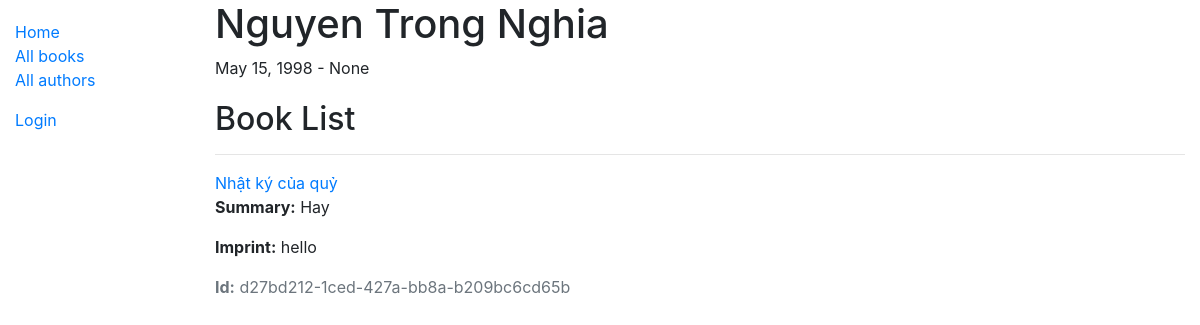
Page /catalog/author/2 on the earlier database version.
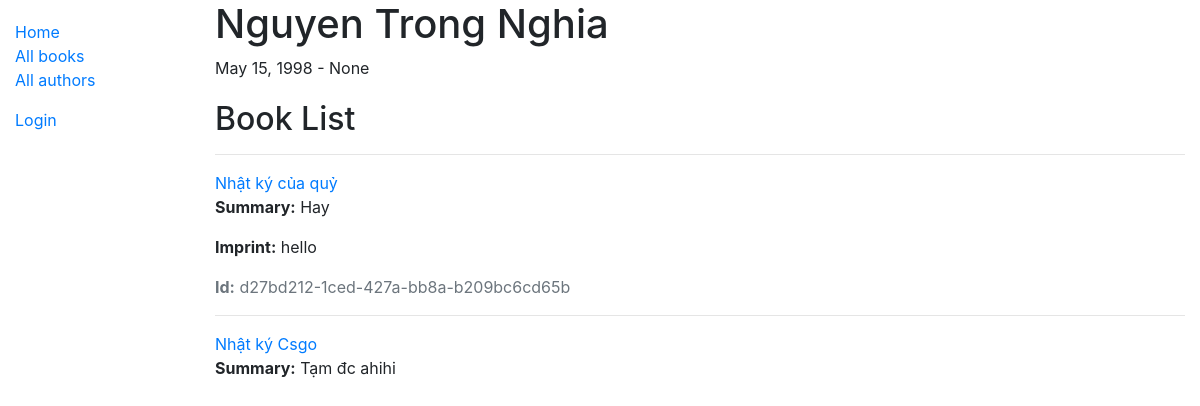
Same page on the later database version.
### catalog/models.py (models this page shows, shortened)
class Book(models.Model):
    title = models.CharField(max_length=200)
    author = models.ForeignKey('Author', on_delete=models.SET_NULL, null=True)
    summary = models.TextField(max_length=1000, help_text="Enter a brief description of the book")
    isbn = models.CharField('ISBN', max_length=13,
                            help_text='13 Character <a href="https://www.isbn-international.org/content/what-isbn'
                                      '">ISBN number</a>')
    genre = models.ManyToManyField(Genre, help_text="Select a genre for this book")
    language = models.ForeignKey('Language', on_delete=models.SET_NULL, null=True)
    def display_genre(self):
        """Creates a string for the Genre. This is required to display genre in Admin."""
        return ', '.join([genre.name for genre in self.genre.all()[:3]])
    display_genre.short_description = 'Genre'
    def get_absolute_url(self):
        return reverse('book-detail', args=[str(self.id)])

class BookInstance(models.Model):
    id = models.UUIDField(primary_key=True, default=uuid.uuid4,
                          help_text="Unique ID for this particular book across whole library")
    book = models.ForeignKey('Book', on_delete=models.SET_NULL, null=True)
    imprint = models.CharField(max_length=200)
    due_back = models.DateField(null=True, blank=True)
    borrower = models.ForeignKey(User, on_delete=models.SET_NULL, null=True, blank=True)
    LOAN_STATUS = (
        ('d', 'Maintenance'),
        ('o', 'On loan'),
        ('a', 'Available'),
        ('r', 'Reserved'),
    )
    status = models.CharField(
        max_length=1,
        choices=LOAN_STATUS,
        blank=True,
        default='d',
        help_text='Book availability')
    class Meta:
        ordering = ['due_back']
        permissions = (("can_mark_returned", "Set book as returned"),)
    borrower = models.ForeignKey(User, on_delete=models.SET_NULL, null=True, blank=True)

### catalog/views.py (the view, shortened to what this page needs)
# urls.py: path('author/<int:pk>', views.AuthorDetailView.as_view(), name='author-detail'),
class AuthorDetailView(generic.DetailView):
    model = Author

### catalog/templates/catalog/author_detail.html (shortened to what this page needs)
{% extends "base_generic.html" %}
{% block content %}
  <h1> {{ author.last_name}} {{ author.first_name}}</h1>
  <p>{{ author.date_of_birth}} - {{ author.date_of_death}}</p>
    <h2>Book List</h2>
    {% for book in author.book_set.all %}
    <hr>
      {% if book_list %}
      <ul>
          <li>
            <p>Author {{book.author}} haven't written any books.</p>
          </li>
      </ul>
      {% else %}
        <a href="{{ book.get_absolute_url }}"> {{ book.title }}</a>
        <p><strong>Summary:</strong><a>  {{ book.summary }}</a>
        {% for copy in book.bookinstance_set.all %}
          <p><strong>Imprint:</strong> {{ copy.imprint }}</p>
          <p class="text-muted"><strong>Id:</strong> {{ copy.id }}</p>
        {% endfor %}
      {% endif %}
    {% endfor %}
  </div>
{% endblock %}

Differences in the rows shown:
added Book: title "Nhật ký Csgo", summary "Tạm đc ahihi"
